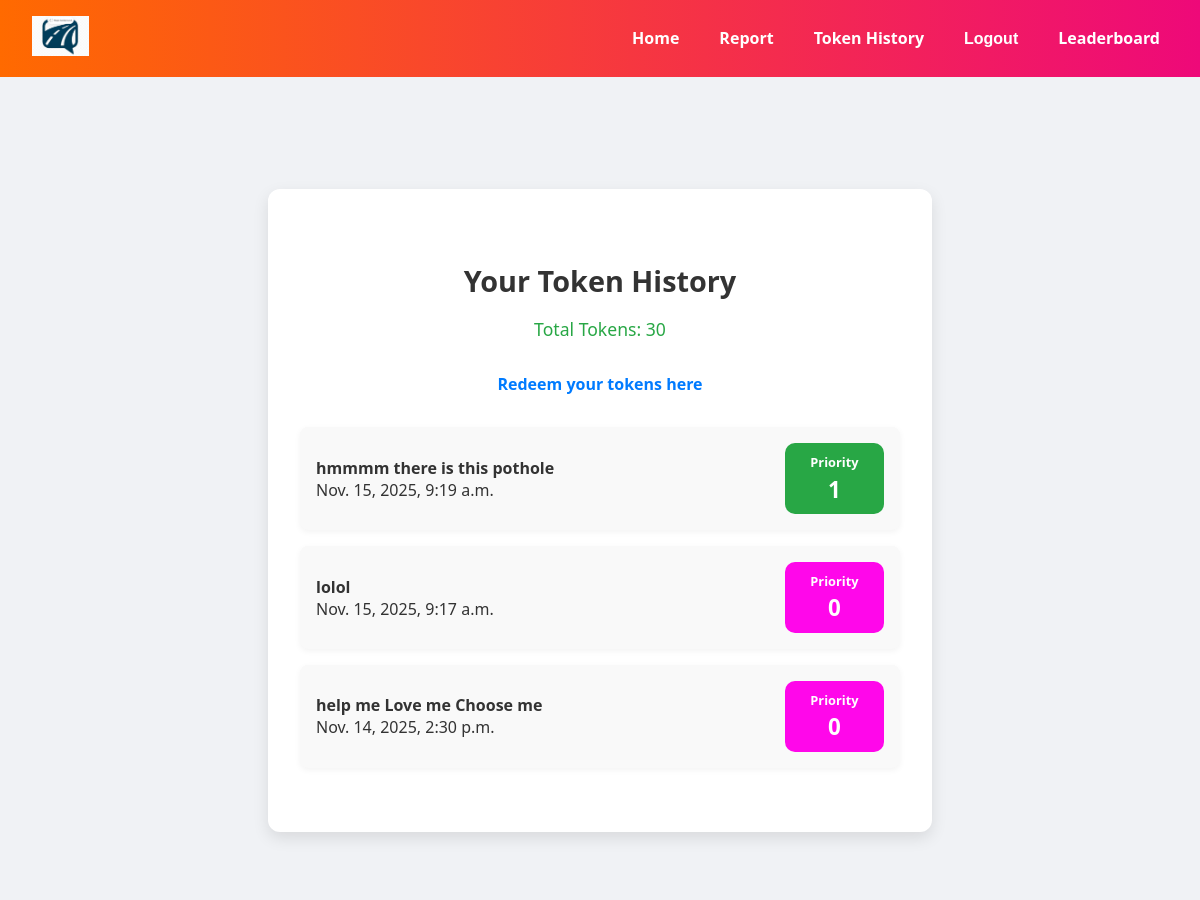
The app's page /tokens/ (signed in, upper part), older data.
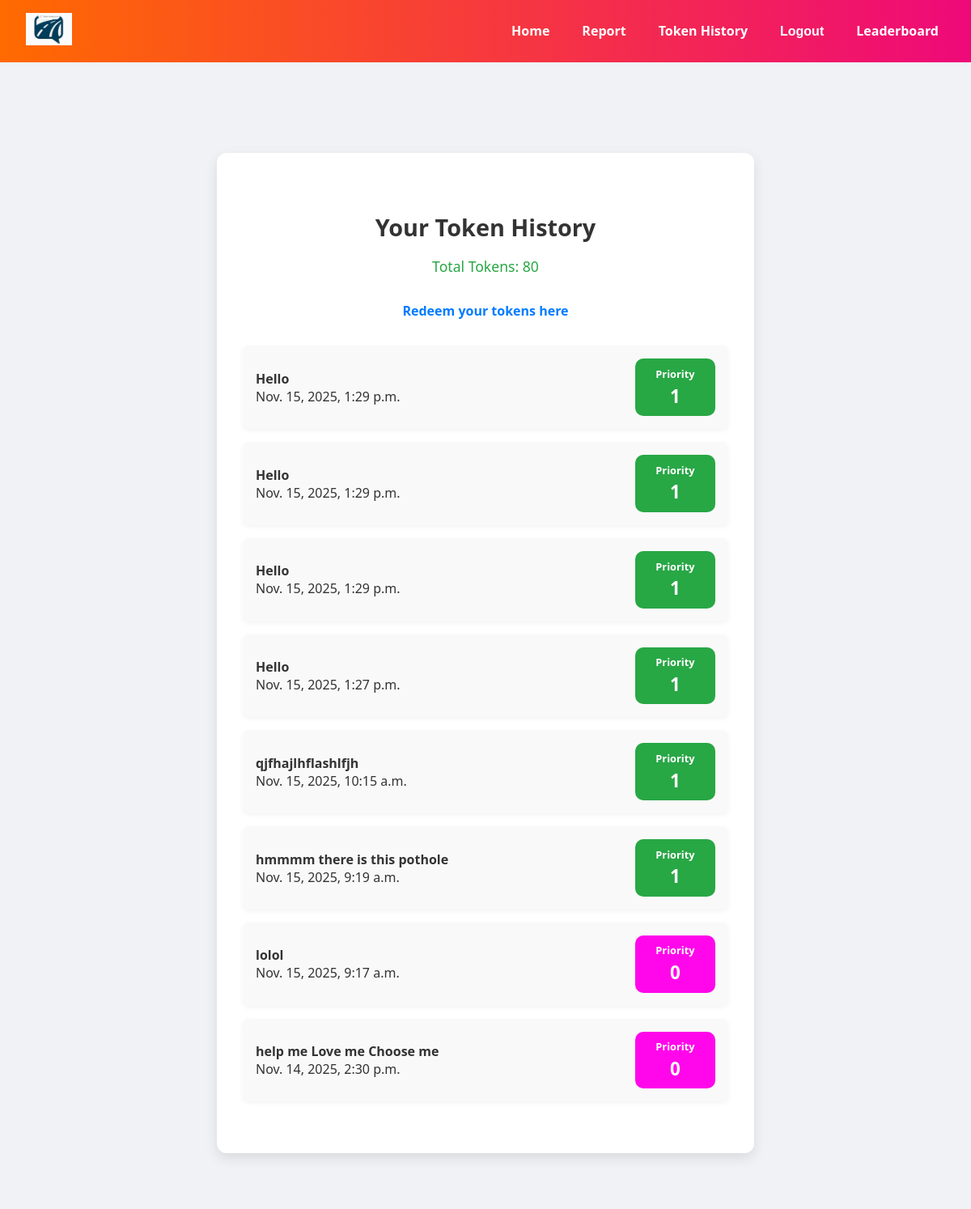
The same page, newer data.
### core/models.py (models this page shows)
class Report(models.Model):
    user = models.ForeignKey(User, on_delete=models.CASCADE)
    name = models.CharField(max_length=100)
    phone = models.CharField(max_length=15)
    location = models.CharField(max_length=255)
    description = models.TextField()
    image = models.ImageField(upload_to='reports/')
    submitted_at = models.DateTimeField(auto_now_add=True)
    scanned = models.BooleanField(default=False)
    priority = models.IntegerField(default=0)

### core/views.py (the view)
# urls.py: path('tokens/', views.token_history, name='token_history'),
def token_history(request):
    reports = Report.objects.filter(user=request.user).order_by('-submitted_at')
    token_obj, _ = UserToken.objects.get_or_create(user=request.user)
    return render(request, 'token_history.html', {'reports': reports, 'tokens': token_obj.tokens})

### core/templates/token_history.html (shortened to what this page needs)
{% extends 'base.html' %}
{% load static %}
{% block extra_css %}
<link rel="stylesheet" href="{% static 'css/token_history.css' %}">
{% endblock %}
{% block content %}
<div class="token-container">
    <h2>Your Token History</h2>
    <p class="token-count">Total Tokens: {{ tokens }}</p>
    <p class="redeem-link">
    <a href="">Redeem your tokens here</a>
</p>
    <ul class="token-list">
    {% for report in reports %}
    <li class="token-item">
        <div class="token-left">
            <strong>{{ report.description }}</strong><br>
            {{ report.submitted_at }}
        </div>
        <div class="token-right priority-{{ report.priority }}">
    <span class="priority-label">Priority</span>
    <span class="priority-value">{{ report.priority }}</span>
</div>
    </li>
    {% endfor %}
</ul>
</div>
{% endblock %}

Row changes from the older to the newer data that the page shows:
added Report: description "Hello", submitted_at "Nov. 15, 2025, 1:29 p.m.", priority "1"
added Report: description "Hello", submitted_at "Nov. 15, 2025, 1:29 p.m.", priority "1"
added Report: description "Hello", submitted_at "Nov. 15, 2025, 1:29 p.m.", priority "1"
added Report: description "Hello", submitted_at "Nov. 15, 2025, 1:27 p.m.", priority "1"
added Report: description "qjfhajlhflashlfjh", submitted_at "Nov. 15, 2025, 10:15 a.m.", priority "1"
Text that changed along with them:
{{ tokens }}: "30" → "80"
